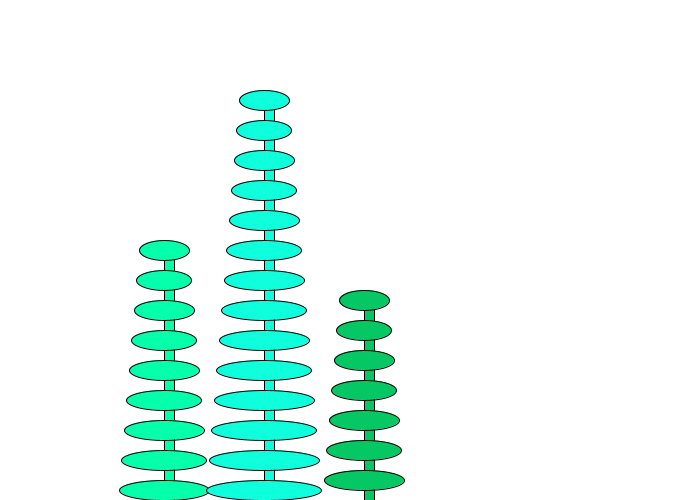
Frame 1 (no input)
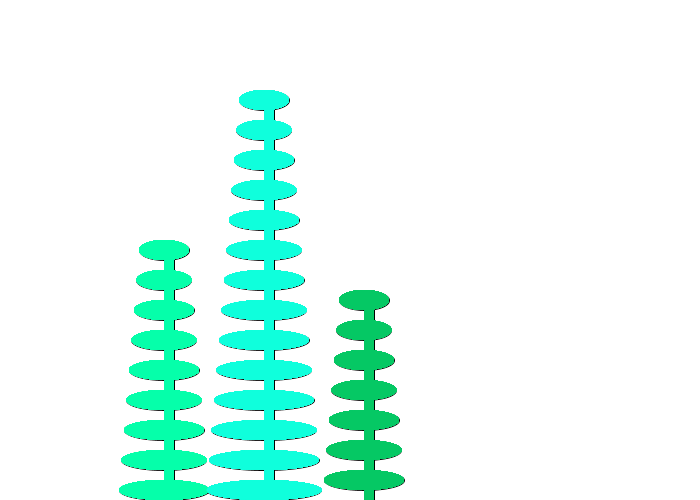
Frame 60 (the mouse pressed at the canvas centre just before this capture)
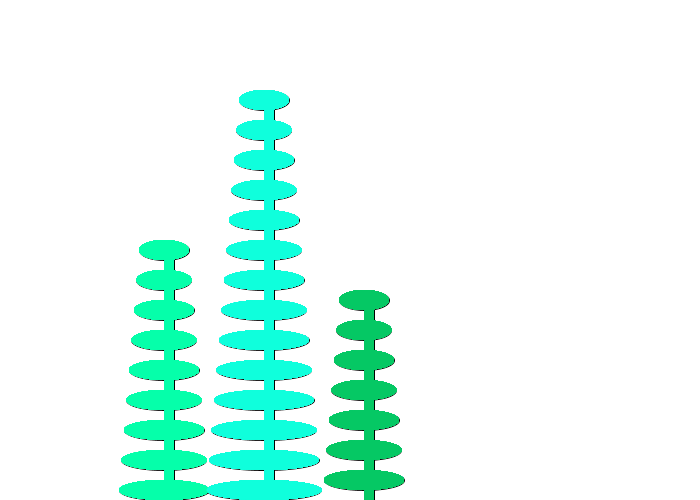
Frame 120 (the mouse held since frame 60 and released just before this capture)

The Processing sketch that drew these frames (run headless with seeded random() and noise(); from frame 60 on, the mouse is pressed at the canvas centre):

// Processing sketch: simpleClass
// ── simpleClass.pde
Plant kitty;
Plant margaret;
Plant bob;

int xPos;

void setup(){
  size(700, 500);
  background(255);
  xPos = int(random(100, 200));
  kitty = new Plant(xPos);
  margaret = new Plant(xPos+100);
  bob = new Plant(xPos+200);
}

void draw(){
  color kittyColor = color(5, 255, 170);
  color mColor = color(15, 255, 220);
  color bColor = color(5, 200, 100);
  kitty.display(kittyColor, 10, 250);
  margaret.display(mColor, 20, 100);
  bob.display (bColor, 30, 300);
  
  noStroke();
  
}
// ── Plants.pde
class Plant{
  //data for plants
  float plantHeight;
  float x;
  float plantColor;
  int leaves;
  
  //constructor
  Plant(float _x){
    x = _x;
  }
  
  //methods
  void display(color _color, int _leaves, float _plantHeight){
    plantHeight = _plantHeight;
    fill(_color);
    rect(x, plantHeight, 10, 500);
    
    leaves = _leaves;
    
    for(int i =0; i< leaves; i++){
      float lHeight = plantHeight + 30*i;
      ellipse(x, lHeight, 50+(i*5), 20);
    }
  }
}
